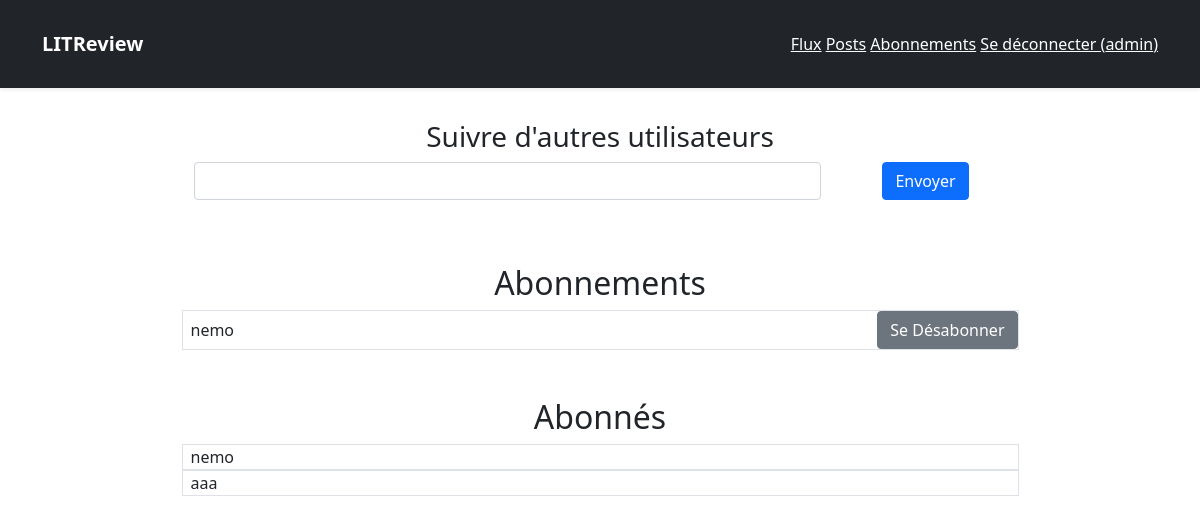
The app's page /reviews/subscribes/ (signed in) with its own data.
### reviews/models.py (models this page shows)
class UserFollows(models.Model):
    user = models.ForeignKey(settings.AUTH_USER_MODEL,
                             on_delete=models.CASCADE,
                             related_name='following')
    followed_user = models.ForeignKey(
        settings.AUTH_USER_MODEL,
        on_delete=models.CASCADE,
        related_name='followed_by')
    class Meta:
        unique_together = ('user', 'followed_user')

### reviews/views.py (the view)
# urls.py: path('subscribes/', views.subscribes, name='subscribes'),
@login_required
def subscribes(request):
    error_message = ""
    user_id = request.user.id
    followers = UserFollows.objects.filter(user=user_id)
    follows = UserFollows.objects.filter(followed_user=user_id)
    if request.method == 'POST':
        form = FollowForm(request.POST)
        if form.is_valid():
            follow_username = form.cleaned_data['follow_username']
            follow_user = User.objects.filter(username=follow_username)
            if len(follow_user) > 0:
                follow = UserFollows()
                follow.user = follow_user[0]
                follow.followed_user = request.user
                if follow.user != follow.followed_user:
                    try:
                        follow.save()
                    except IntegrityError:
                        error_message = 'User already added'
                else:
                    error_message = 'you can\'t follow yourself'
            else:
                error_message = 'Unknow username'
    else:
        form = FollowForm()
    return render(request, 'reviews/subscribes.html', {
        'followers': followers,
        'follows': follows,
        'form': form,
        'error_message': error_message,
    })

### reviews/forms.py
class FollowForm(forms.Form):
    follow_username = forms.CharField(
        label='', max_length=150,
        widget=forms.TextInput(attrs={'class': 'form-control'})
        )

### reviews/templates/reviews/subscribes.html (shortened to what this page needs)
{% extends 'base.html' %}
{% block content %}
<div class="row justify-content-center">
    <div class="text-center p-4">
        <h3>Suivre d'autres utilisateurs</h3>
        <form action="{% url 'reviews:subscribes' %}" method="POST">
            <div class="row justify-content-center">
            <div class="col-7">
                {{ form }}
            </div>
            <div class="col-2">
                <input type="submit" value="Envoyer" class="btn btn-primary">
            </div>
        </div>
        </form>
    </div>
    <div class="text-center p-4">
        <h2>Abonnements</h2>
        <div>
            {% for follow in follows %}
            <div class="row justify-content-center">
                <div class="col-9 d-flex border p-0">
                    <span class="ps-2 me-auto align-self-center"> {{ follow.user.username }}</span>
                    <a class="btn btn-secondary" href="{% url 'reviews:unsubscribe' follow.id %}">Se Désabonner</a>
                </div>
            </div>
            {% endfor %}
        </div>
    </div>
    <div class="text-center p-4">
        <h2>Abonnés</h2>
        <div>
            {% for follower in followers %}
            <div class="row justify-content-center">
                <div class="ps-2 col-9 d-flex border p-0">
                    <span class="me-auto align-self-center"> {{ follower.followed_user.username }}</span>
                </div>
            </div>
            {% endfor %}
        </div>
    </div>
</div>
{% endblock content %}

### litreview/templates/base.html (shortened to what this page needs)
<!DOCTYPE html>
<html lang="en">
<head>
    <link href="https://cdn.jsdelivr.net/npm/bootstrap@5.0.0-beta1/dist/css/bootstrap.min.css" rel="stylesheet"
>
</head>
<body>
    <header>
        <div class="navbar navbar-dark bg-dark shadow-sm">
            <div class="container">
                <a href="{% url 'reviews:feed' %}" class="navbar-brand d-flex align-items-center">
                    <strong>LITReview</strong>
                </a>
                <div class="col-sm-4 offset-md-1 py-4 text-end">
                    {% if user.is_authenticated %}
                    <a class="text-white" href="{% url 'reviews:feed' %}">Flux</a>
                    <a class="text-white" href="{% url 'reviews:posts' %}">Posts</a>
                    <a class="text-white" href="{% url 'reviews:subscribes' %}">Abonnements</a>
                    <a class="text-white" href="{% url 'users:logout' %}">Se déconnecter ({{ request.user }})</a>
                    {% endif %}
                </div>
            </div>
        </div>
    </header>
    <div class="container mt-2">
        {% block content %}
        {% endblock content %}
    </div>
</body>
</html>

### records on screen
UserFollows: user.username "nemo"
UserFollows: followed_user.username "nemo"
UserFollows: followed_user.username "aaa"

### other values on screen
{{ request.user }} "admin"
